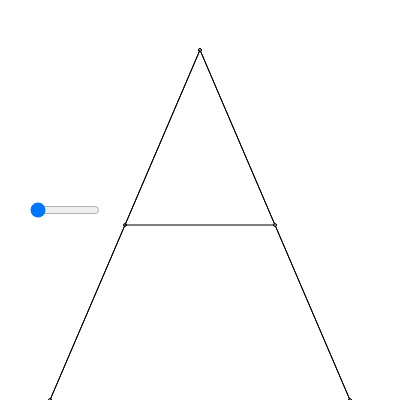
Frame 1 (no input)
Frame 60 (no input): identical to frame 1, image omitted
Frame 120 (the mouse pressed at the canvas centre since frame 60): identical to frame 1, image omitted

The p5.js sketch that drew this single still picture (run headless with seeded random() and noise() and a simulated clock; from frame 60 on, the mouse is pressed at the canvas centre):

// p5.js sketch
// ── sketch.js
function setup() {
  createCanvas (400, 400);
  slider = createSlider(2, 50, 2);
  slider.position(windowWidth/2-180,200 );
  slider.style('width', '70px');
}
let ay = 400
let ax = 50
let by = 50
let bx = 200
let cy = 400
let cx = 350
let diameter = 3
function draw() {
  let n = slider.value();
  background(255);
  line(ax, ay, bx, by)
  line(bx, by, cx, cy)
  for (i = 0; i <= n; i++) {
      let x1 = map(i, 0, n, cx, bx)
      let y1 = map(i, 0, n, cy, by)
      let x2 = map(i, 0, n, bx, ax)
      let y2 = map(i, 0, n, by, ay)
      circle(x1, y1, diameter)
      circle(x2, y2, diameter)
      line(x1,y1,x2,y2)
  }
}
